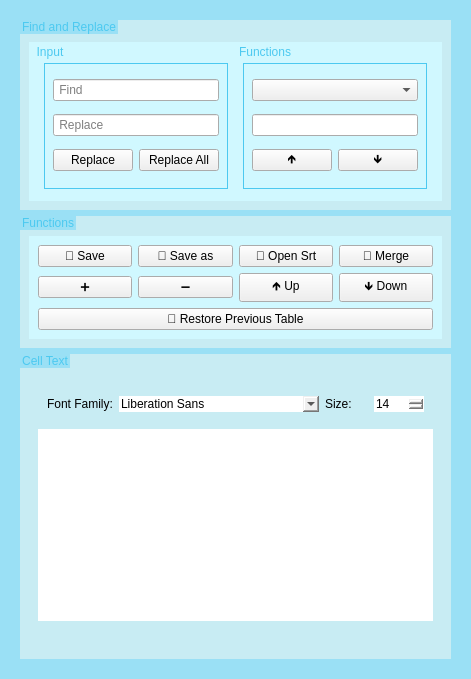
                             <widget class="QGroupBox" name="groupBox_12">
                              <property name="styleSheet">
                               <string notr="true">QGroupBox {
    border: none;
	background-color: rgb(154, 224, 245);
}
QGroupBox::title {
	border:none;
	background-color: rgb(76, 201, 240);
}
</string>
                              </property>
                              <property name="title">
                               <string/>
                              </property>
                              <layout class="QGridLayout" name="gridLayout_14">
                               <item row="0" column="0">
                                <widget class="QGroupBox" name="groupBox_28">
                                 <property name="title">
                                  <string/>
                                 </property>
                                 <layout class="QGridLayout" name="gridLayout_29">
                                  <item row="1" column="0">
                                   <widget class="QGroupBox" name="groupBox_13">
                                    <property name="styleSheet">
                                     <string notr="true">QGroupBox {
    border: none;
	background-color: rgb(200, 236, 243);
}

QGroupBox::title {
	border:none;
	
	color: rgb(76, 201, 240);
	background-color: #9ae0f5;
}</string>
                                    </property>
                                    <property name="title">
                                     <string>Functions</string>
                                    </property>
                                    <layout class="QGridLayout" name="gridLayout_19">
                                     <property name="topMargin">
                                      <number>20</number>
                                     </property>
                                     <item row="0" column="0">
                                      <widget class="QGroupBox" name="groupBox_27">
                                       <property name="styleSheet">
                                        <string notr="true">QGroupBox {
    border: none;
	background-color: rgb(208, 248, 255);
}</string>
                                       </property>
                                       <property name="title">
                                        <string/>
                                       </property>
                                       <layout class="QGridLayout" name="gridLayout_28">
                                        <item row="0" column="0">
                                         <widget class="QPushButton" name="SavePushButton">
                                          <property name="toolTip">
                                           <string>Save Table Changes to File Path</string>
                                          </property>
                                          <property name="text">
                                           <string>💾 Save</string>
                                          </property>
                                          <property name="shortcut">
                                           <string>Ctrl+S</string>
                                          </property>
                                         </widget>
                                        </item>
                                        <item row="0" column="1">
                                         <widget class="QPushButton" name="SaveAsPushButton">
                                          <property name="text">
                                           <string>📁 Save as</string>
                                          </property>
                                          <property name="shortcut">
                                           <string>Ctrl+S</string>
                                          </property>
                                         </widget>
                                        </item>
                                        <item row="1" column="0">
                                         <widget class="QPushButton" name="AddPushButton">
                                          <property name="toolTip">
                                           <string>Duplicate Selected Row</string>
                                          </property>
                                          <property name="styleSheet">
                                           <string notr="true"/>
                                          </property>
                                          <property name="text">
                                           <string>➕</string>
                                          </property>
                                         </widget>
                                        </item>
                                        <item row="1" column="1">
                                         <widget class="QPushButton" name="RemovePushButton">
                                          <property name="toolTip">
                                           <string>Remove Selected Rows</string>
                                          </property>
                                          <property name="styleSheet">
                                           <string notr="true"/>
                                          </property>
                                          <property name="text">
                                           <string>➖</string>
                                          </property>
                                         </widget>
                                        </item>
                                        <item row="0" column="3">
                                         <widget class="QPushButton" name="MergePushButton">
                                          <property name="toolTip">
                                           <string>Merge Selected Rows</string>
                                          </property>
                                          <property name="text">
                                           <string>🔗 Merge</string>
                                          </property>
                                         </widget>
                                        </item>
                                        <item row="0" column="2">
                                         <widget class="QPushButton" name="OpenSrtPushButton">
                                          <property name="text">
                                           <string>📁 Open Srt</string>
                                          </property>
                                         </widget>
                                        </item>
                                        <item row="1" column="3">
                                         <widget class="QPushButton" name="moveDownPushButton">
                                          <property name="toolTip">
                                           <string>&lt;html&gt;&lt;head/&gt;&lt;body&gt;&lt;p&gt;Swipe with the Content of the Lower Row&lt;/p&gt;&lt;/body&gt;&lt;/html&gt;</string>
                                          </property>
                                          <property name="text">
                                           <string>🡻 Down</string>
                                          </property>
                                         </widget>
                                        </item>
                                        <item row="1" column="2">
                                         <widget class="QPushButton" name="moveUpPushButton">
                                          <property name="toolTip">
                                           <string>Swipe with the Content of the Upper Row</string>
                                          </property>
                                          <property name="text">
                                           <string>🡹 Up</string>
                                          </property>
                                         </widget>
                                        </item>
                                        <item row="2" column="0" colspan="4">
                                         <widget class="QPushButton" name="RestorePushButton">
                                          <property name="text">
                                           <string>🔄 Restore Previous Table</string>
                                          </property>
                                         </widget>
                                        </item>
                                       </layout>
                                      </widget>
                                     </item>
                                    </layout>
                                   </widget>
                                  </item>
                                  <item row="2" column="0">
                                   <widget class="QGroupBox" name="groupBox_14">
                                    <property name="styleSheet">
                                     <string notr="true">QGroupBox {
    border: none;
	background-color: rgb(200, 236, 243);
}

QGroupBox::title {
	border:none;
	
	color: rgb(76, 201, 240);
	background-color: #9ae0f5;
}</string>
                                    </property>
                                    <property name="title">
                                     <string>Cell Text</string>
                                    </property>
                                    <layout class="QGridLayout" name="gridLayout_15">
                                     <property name="topMargin">
                                      <number>22</number>
                                     </property>
                                     <item row="0" column="0">
                                      <widget class="QGroupBox" name="groupBox_29">
                                       <property name="styleSheet">
                                        <string notr="true">QGroupBox {
    border: none;
	background-color: rgb(208, 248, 255);
}

 border: none;</string>
                                       </property>
                                       <property name="title">
                                        <string/>
                                       </property>
                                       <layout class="QGridLayout" name="gridLayout_30">
                                        <item row="0" column="0">
                                         <widget class="QGroupBox" name="groupBox_15">
                                          <property name="minimumSize">
                                           <size>
                                            <width>0</width>
                                            <height>38</height>
                                           </size>
                                          </property>
                                          <property name="title">
                                           <string/>
                                          </property>
                                          <layout class="QHBoxLayout" name="horizontalLayout_2">
                                           <property name="topMargin">
                                            <number>0</number>
                                           </property>
                                           <property name="bottomMargin">
                                            <number>0</number>
                                           </property>
                                           <item>
                                            <widget class="QLabel" name="label_5">
                                             <property name="text">
                                              <string>Font Family:</string>
                                             </property>
                                            </widget>
                                           </item>
                                           <item>
                                            <widget class="QFontComboBox" name="fontComboBox">
                                             <property name="maximumSize">
                                              <size>
                                               <width>200</width>
                                               <height>16777215</height>
                                              </size>
                                             </property>
                                             <property name="styleSheet">
                                              <string notr="true"> border: none;</string>
                                             </property>
                                            </widget>
                                           </item>
                                           <item>
                                            <widget class="QLabel" name="label_9">
                                             <property name="text">
                                              <string>Size:</string>
                                             </property>
                                            </widget>
                                           </item>
                                           <item>
                                            <widget class="QSpinBox" name="FontSizeSpinBox">
                                             <property name="minimumSize">
                                              <size>
                                               <width>50</width>
                                               <height>0</height>
                                              </size>
                                             </property>
                                             <property name="styleSheet">
                                              <string notr="true"> border: none;</string>
                                             </property>
                                             <property name="minimum">
                                              <number>6</number>
                                             </property>
                                             <property name="maximum">
                                              <number>72</number>
                                             </property>
                                             <property name="value">
                                              <number>14</number>
                                             </property>
                                            </widget>
                                           </item>
                                          </layout>
                                         </widget>
                                        </item>
                                        <item row="1" column="0">
                                         <widget class="QPlainTextEdit" name="plainTextEdit_2">
                                          <property name="styleSheet">
                                           <string notr="true">border: none;</string>
                                          </property>
                                         </widget>
                                        </item>
                                        <item row="2" column="0">
                                         <widget class="QLabel" name="label_10">
                                          <property name="text">
                                           <string/>
                                          </property>
                                         </widget>
                                        </item>
                                       </layout>
                                      </widget>
                                     </item>
                                    </layout>
                                   </widget>
                                  </item>
                                  <item row="0" column="0">
                                   <widget class="QGroupBox" name="groupBox_30">
                                    <property name="minimumSize">
                                     <size>
                                      <width>0</width>
                                      <height>190</height>
                                     </size>
                                    </property>
                                    <property name="styleSheet">
                                     <string notr="true">QGroupBox {
    border: none;
	background-color: rgb(200, 236, 243);
}

QGroupBox::title {
	border:none;
	
	color: rgb(76, 201, 240);
	background-color: #9ae0f5;
}</string>
                                    </property>
                                    <property name="title">
                                     <string>Find and Replace</string>
                                    </property>
                                    <layout class="QGridLayout" name="gridLayout_32">
                                     <property name="topMargin">
                                      <number>22</number>
                                     </property>
                                     <item row="0" column="0">
                                      <widget class="QGroupBox" name="groupBox_31">
                                       <property name="styleSheet">
                                        <string notr="true">QGroupBox {
    border: none;
	background-color: rgb(208, 248, 255);
}
QPushButton{
font-size:12px;
max-height:20px;
}</string>
                                       </property>
                                       <property name="title">
                                        <string/>
                                       </property>
                                       <layout class="QGridLayout" name="gridLayout_33">
                                        <property name="leftMargin">
                                         <number>6</number>
                                        </property>
                                        <property name="topMargin">
                                         <number>3</number>
                                        </property>
                                        <property name="rightMargin">
                                         <number>6</number>
                                        </property>
                                        <property name="bottomMargin">
                                         <number>3</number>
                                        </property>
                                        <property name="spacing">
                                         <number>3</number>
                                        </property>
                                        <item row="0" column="0">
                                         <widget class="QGroupBox" name="groupBox_32">
                                          <property name="styleSheet">
                                           <string notr="true">QGroupBox::title {
color: rgb(76, 201, 240);
background:transparent;
font: 10px &quot;DM Mono&quot;;
}
</string>
                                          </property>
                                          <property name="title">
                                           <string>Input</string>
                                          </property>
                                          <layout class="QGridLayout" name="gridLayout_34">
                                           <property name="topMargin">
                                            <number>18</number>
                                           </property>
                                           <property name="rightMargin">
                                            <number>6</number>
                                           </property>
                                           <property name="spacing">
                                            <number>3</number>
                                           </property>
                                           <item row="0" column="0">
                                            <widget class="QGroupBox" name="groupBox_34">
                                             <property name="styleSheet">
                                              <string notr="true">QGroupBox{
border: 1px solid #4cc9f0;
}</string>
                                             </property>
                                             <property name="title">
                                              <string/>
                                             </property>
                                             <layout class="QGridLayout" name="gridLayout_36">
                                              <item row="2" column="0">
                                               <widget class="QPushButton" name="ReplacePushButton">
                                                <property name="text">
                                                 <string>Replace</string>
                                                </property>
                                               </widget>
                                              </item>
                                              <item row="2" column="1">
                                               <widget class="QPushButton" name="ReplaceAllPushButton">
                                                <property name="text">
                                                 <string>Replace All</string>
                                                </property>
                                               </widget>
                                              </item>
                                              <item row="1" column="0" colspan="2">
                                               <widget class="QLineEdit" name="ReplaceInputLineEdit">
                                                <property name="placeholderText">
                                                 <string> Replace</string>
                                                </property>
                                                <property name="clearButtonEnabled">
                                                 <bool>true</bool>
                                                </property>
                                               </widget>
                                              </item>
                                              <item row="0" column="0" colspan="2">
                                               <widget class="QLineEdit" name="FindLineEdit">
                                                <property name="placeholderText">
                                                 <string> Find</string>
                                                </property>
                                                <property name="clearButtonEnabled">
                                                 <bool>true</bool>
                                                </property>
                                               </widget>
                                              </item>
                                             </layout>
                                            </widget>
                                           </item>
                                          </layout>
                                         </widget>
                                        </item>
                                        <item row="0" column="1">
                                         <widget class="QGroupBox" name="groupBox_33">
                                          <property name="styleSheet">
                                           <string notr="true">QGroupBox::title {
color: rgb(76, 201, 240);
background:transparent;
}</string>
                                          </property>
                                          <property name="title">
                                           <string>Functions</string>
                                          </property>
                                          <layout class="QGridLayout" name="gridLayout_35">
                                           <property name="leftMargin">
                                            <number>6</number>
                                           </property>
                                           <property name="topMargin">
                                            <number>18</number>
                                           </property>
                                           <item row="0" column="0">
                                            <widget class="QGroupBox" name="groupBox_35">
                                             <property name="styleSheet">
                                              <string notr="true">QGroupBox{
border: 1px solid #4cc9f0;
}</string>
                                             </property>
                                             <property name="title">
                                              <string/>
                                             </property>
                                             <layout class="QGridLayout" name="gridLayout_37">
                                              <item row="2" column="0">
                                               <widget class="QPushButton" name="UpPushButton">
                                                <property name="text">
                                                 <string>🡹</string>
                                                </property>
                                               </widget>
                                              </item>
                                              <item row="2" column="1">
                                               <widget class="QPushButton" name="DownPushButton">
                                                <property name="text">
                                                 <string>🡻</string>
                                                </property>
                                               </widget>
                                              </item>
                                              <item row="1" column="0" colspan="2">
                                               <widget class="QLineEdit" name="MatchedNumberLineEdit"/>
                                              </item>
                                              <item row="0" column="0" colspan="2">
                                               <widget class="QComboBox" name="MatchFlagsComboBox"/>
                                              </item>
                                             </layout>
                                            </widget>
                                           </item>
                                          </layout>
                                         </widget>
                                        </item>
                                       </layout>
                                      </widget>
                                     </item>
                                    </layout>
                                   </widget>
                                  </item>
                                 </layout>
                                </widget>
                               </item>
                              </layout>
                             </widget>
